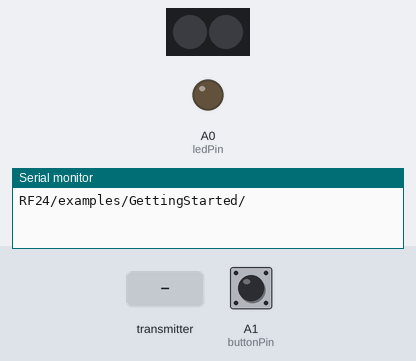
Recording of a sketch running on a simulated Arduino Uno, built with avr-gcc and run on an emulated ATmega328P. Shown: 2 RGB LEDs in strip order, left to right, output pins drawn as LEDs (lit = HIGH), the last lines printed to the serial monitor. Dashed ring = blinking. Inputs (shaded band) come from the test bench; at power-on: A1 (buttonPin) HIGH. No radio packets arrive unless stated.

Above: at 1.2 s.
1.3 s: the transmitter starts sending got_time = 0
At 4.2 s:
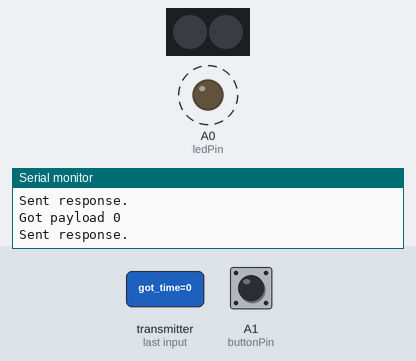
4.3 s: A1 (buttonPin) pulled LOW for 0.15 s
Timing chart, 0 to 13.3 s (numbered marks = the images above; inputs shaded):
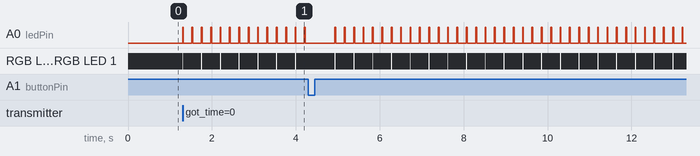

The sketch:

buren.ino
```cpp
// (licence header left out)
/**
 * Example for Getting Started with nRF24L01+ radios.
 *
 * This is an example of how to use the RF24 class.  Write this sketch to two
 * different nodes.  Put one of the nodes into 'transmit' mode by connecting
 * with the serial monitor and sending a 'T'.  The ping node sends the current
 * time to the pong node, which responds by sending the value back.  The ping
 * node can then see how long the whole cycle took.
 */
//Yolo
#include <SPI.h>
#include "nRF24L01.h"
#include "RF24.h"
#include <Adafruit_DotStar.h>


//
// Hardware configuration
//
const int ledPin = A0;
const int buttonPin = A1;
Adafruit_DotStar strip = Adafruit_DotStar(2, 3, 4);

// Set up nRF24L01 radio on SPI bus plus pins 9 & 10

RF24 radio(9,10);

//
// Topology
//

const uint64_t pipe = 0xF0F0F0F0E1LL;

//
// Role management
//
// Set up role.  This sketch uses the same software for all the nodes
// in this system.  Doing so greatly simplifies testing.
//

// The various roles supported by this sketch
typedef enum { role_ping_out = 1, role_pong_back } role_e;

// The debug-friendly names of those roles
const char* role_friendly_name[] = { "invalid", "Ping out", "Pong back"};

// The role of the current running sketch
role_e role = role_ping_out;

void setup(void)
{
  pinMode(ledPin, OUTPUT);
  // Blink to welcome our new robot overloards.
  digitalWrite(ledPin, HIGH);

  pinMode(buttonPin, INPUT_PULLUP);
  strip.begin();
  strip.show(); // Initialize all pixels to 'off'

  //
  // Print preamble
  //

  Serial.begin(9600);
  Serial.println("\n\rRF24/examples/GettingStarted/");

  digitalWrite(ledPin, LOW);
  //
  // Setup and configure rf radio
  //

  radio.begin();

  // optionally, increase the delay between retries & # of retries
  radio.setRetries(15,15);
  radio.setPALevel(RF24_PA_MIN);
  radio.setAutoAck(0);
  // optionally, reduce the payload size.  seems to
  // improve reliability
//  radio.setPayloadSize(8);

  //
  // Open pipes to other nodes for communication
  //
  radio.openReadingPipe(0,pipe);
  radio.openWritingPipe(pipe);

  //
  // Start listening
  //
  radio.startListening();
  digitalWrite(ledPin, HIGH);
  //
  // Dump the configuration of the rf unit for debugging
  //
  radio.printDetails();
  // Blink to welcome our new robot overloards.
  digitalWrite(ledPin, LOW);
}

void loop(void)
{
  //
  // Pong back role.  Receive each packet, dump it out, and send it back
  //

  // if there is data ready
  if ( radio.available() )
  {
    // Dump the payloads until we've gotten everything
    unsigned long got_time;
    bool done = false;

    digitalWrite(ledPin, HIGH);
    strip.setPixelColor(0, strip.Color(255, 255, 255));
    strip.setPixelColor(1, strip.Color(255, 255, 255));
    strip.show();

    while (!done)
    {
      // Fetch the payload, and see if this was the last one.
      done = radio.read(&got_time, sizeof(unsigned long) );

      // Spew it
      Serial.print("Got payload ");
      Serial.println(got_time);

      // Delay just a little bit to let the other unit
      // make the transition to receiver
      delay(20);
    }

    // First, stop listening so we can talk
    radio.stopListening();
    unsigned long waittime = got_time & 0xFFFF;
    delay(waittime);
    digitalWrite(ledPin, LOW);
    strip.setPixelColor(0, strip.Color(0, 0, 0));
    strip.setPixelColor(1, strip.Color(0, 0, 0));
    strip.show();
    waittime++;

    // Send the final one back.
    radio.write(&got_time, sizeof(unsigned long));

      Serial.print("Sent response.\n\r");
    delay(waittime+200);
    // Now, resume listening so we catch the next packets.
    radio.startListening();
  }

  if (!digitalRead(buttonPin)) {
    radio.stopListening();
    // Take the time, and send it.  This will block until complete
    unsigned long time = 300;
    unsigned long intensity = 240;
    intensity = intensity << 16;
    time = time | intensity;
    Serial.print("Now sending ");
    Serial.println(time);
    bool ok = radio.write( &time, sizeof(unsigned long) );

    if (ok)
        Serial.println("ok...");
    else
        Serial.println("failed.");

    delay(501);

    // Now, continue listening
    radio.startListening();
  }
}
```

Measured:
- after the input at 1.3 s, A0 (ledPin): alternates HIGH for 0.02 s and LOW for 0.20 s, starting at once; RGB LED 0, RGB LED 1: alternates RGB(255, 255, 255) for 0.02 s and off for 0.43 s, starting at once
